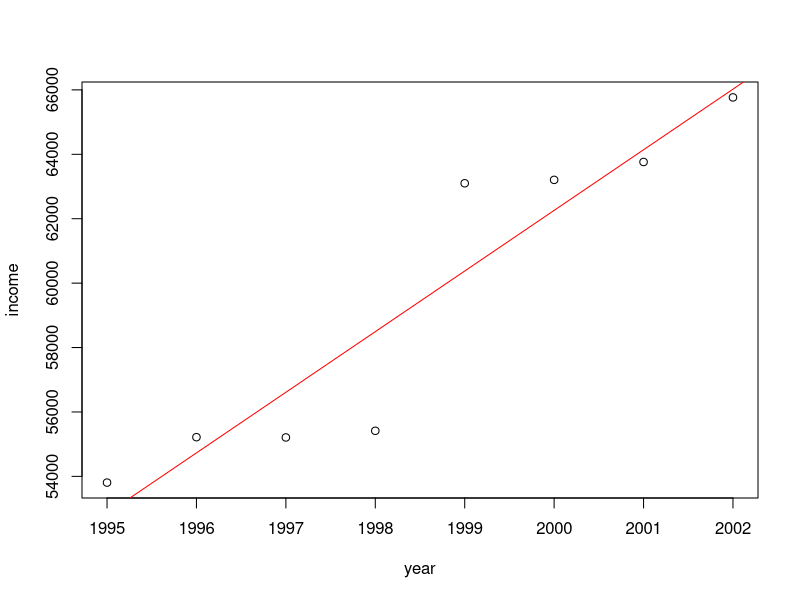

The R script that drew this image:
# Linear regression
# Data
year <- c(1995, 1996,1997, 1998, 1999, 2000, 2001, 2002)
income <- c(53807, 55217,55209, 55415, 63100, 63206, 63761, 65766)

# Creat a data fram
df <- data.frame(income, year)

# perform linear regression
alli.mod1 <- lm(income ~ year , data = df)

# plot the data and linear model
plot(income ~ year, data = df) + abline(alli.mod1, col="red")

# Look at the coefficient and the model summary
summary(alli.mod1)
coefficients(alli.mod1)

# Make a new data fram for prediction
new_df <- data.frame(year=2010)

# predict based on the model that you just developed
predict(alli.mod1, new_df)
